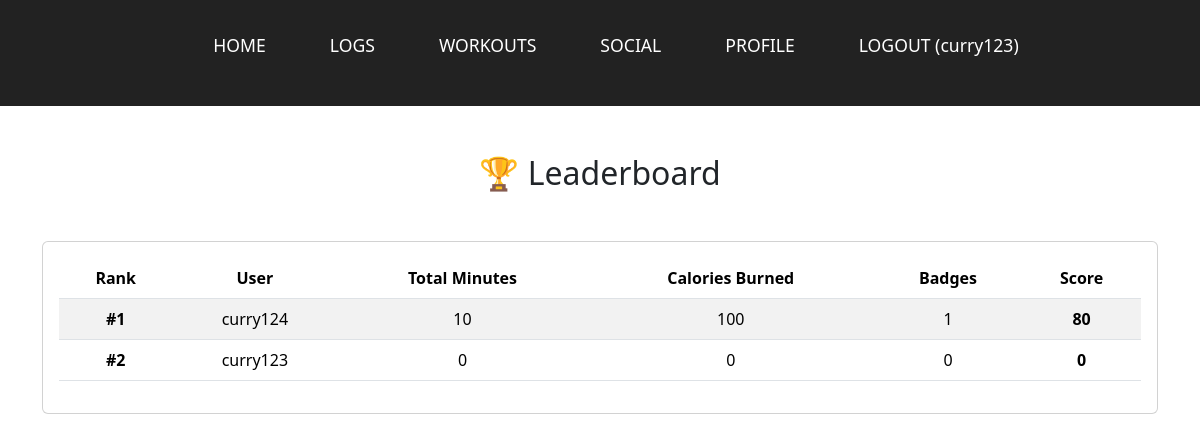
Screenshot of /workoutlogs/leaderboard (signed in) with the database file from the repository.
### accounts/models.py (models this page shows, shortened)
class FitUser(AbstractUser):
    bio = models.TextField(blank=True)
    profile_picture = models.ImageField(upload_to='profiles/', blank=True)
    friends = models.ManyToManyField('self', blank=True, symmetrical=True)
    friend_requests_sent = models.ManyToManyField(
        'self',
        symmetrical=False,
        related_name='friend_requests_received',
        blank=True
    )
    FITNESS_INTEREST_CHOICES = [
        ('yoga', 'Yoga'),
        ('running', 'Running'),
        ('swimming', 'Swimming'),
        ('weightlifting', 'Weightlifting'),
        ('cycling', 'Cycling'),
        ('crossfit', 'CrossFit'),
        ('pilates', 'Pilates'),
        ('hiking', 'Hiking'),
        ('boxing', 'Boxing'),
        ('martial_arts', 'Martial Arts'),
        ('dance', 'Dance Fitness'),
        ('climbing', 'Rock Climbing'),
        ('rowing', 'Rowing'),
        ('triathlon', 'Triathlon'),
        ('gymnastics', 'Gymnastics'),
        ('powerlifting', 'Powerlifting'),
        ('calisthenics', 'Calisthenics'),
        ('skiing', 'Skiing'),
        ('snowboarding', 'Snowboarding'),
        ('surfing', 'Surfing'),
    ]
    interests = models.JSONField(blank=True, default=list)
    generated_workout = models.JSONField(blank=True, null=True, default=None)
    def get_badges(self):
        badges = []
        workout_count = self.workouts.count()
        if workout_count >= 1:
            badges.append('First Workout')
        if workout_count >= 10:
            badges.append('10 Workouts')
        if workout_count >= 50:
            badges.append('50 Workouts')
        if workout_count >= 100:
            badges.append('100 Workouts')
        account_age = now() - self.date_joined
        if account_age >= timedelta(days=30):
            badges.append('1 Month Member')
        if account_age >= timedelta(days=180):
            badges.append('6 Months Member')
        if account_age >= timedelta(days=365):
            badges.append('1 Year Champion')
        return badges

### workoutlogs/views.py (the view)
# urls.py: path('leaderboard', leaderboard_view, name='leaderboard')
@login_required
def leaderboard_view(request):
    users = FitUser.objects.all()
    leaderboard_users = []
    for user in users:
        total_minutes = user.workouts.aggregate(Sum('duration_minutes'))['duration_minutes__sum'] or 0
        calories_burned = user.workouts.aggregate(Sum('calories_burned'))['calories_burned__sum'] or 0
        badges = user.get_badges()
        badge_count = len(badges)
        score = (total_minutes * 1) + (calories_burned * 0.5) + (badge_count * 20)
        leaderboard_users.append({
            'username': user.username,
            'total_minutes': total_minutes,
            'calories_burned': calories_burned,
            'badge_count': badge_count,
            'score': int(score),
        })
    leaderboard_users = sorted(leaderboard_users, key=lambda x: x['score'], reverse=True)
    return render(request, 'workoutlogs/leaderboard.html', {'leaderboard_users': leaderboard_users})

### templates/workoutlogs/leaderboard.html
{% extends 'base.html' %}
{% load static %}
{% block content %}
<div class="container my-5">
    <h2 class="text-center mb-5">🏆 Leaderboard</h2>
    <div class="card">
        <div class="card-body">
            <table class="table table-striped text-center">
                <thead>
                    <tr>
                        <th>Rank</th>
                        <th>User</th>
                        <th>Total Minutes</th>
                        <th>Calories Burned</th>
                        <th>Badges</th>
                        <th>Score</th>
                    </tr>
                </thead>
                <tbody>
                    {% for user in leaderboard_users %}
                    <tr>
                        <td><strong>#{{ forloop.counter }}</strong></td>
                        <td>{{ user.username }}</td>
                        <td>{{ user.total_minutes }}</td>
                        <td>{{ user.calories_burned }}</td>
                        <td>{{ user.badge_count }}</td>
                        <td><strong>{{ user.score }}</strong></td>
                    </tr>
                    {% empty %}
                    <tr>
                        <td colspan="6" class="text-center">No users yet.</td>
                    </tr>
                    {% endfor %}
                </tbody>
            </table>
        </div>
    </div>
</div>
{% endblock %}

### templates/base.html (shortened to what this page needs)
{% load static %}
<!DOCTYPE html>
<html lang="en">
<head>
    <link rel="stylesheet" type="text/css" href="{% static 'css/base.css' %}">
    <link href="https://cdn.jsdelivr.net/npm/bootstrap@5.3.3/dist/css/bootstrap.min.css" rel="stylesheet">
    <link rel="stylesheet" href="https://cdnjs.cloudflare.com/ajax/libs/font-awesome/6.1.1/css/all.min.css">
</head>
<body>
    <div id="navbar">
        <ul>
            <li><a href="{% url 'home' %}">HOME</a></li>
            <li><a href="{% url 'workoutlogs:logs' %}">LOGS</a></li>
            <li><a href="{% url 'workouts:workout_plan_form' %}">WORKOUTS</a></li>
            <li><a href="{% url 'social' %}">SOCIAL</a></li>
            {% if user.is_authenticated %}
            <li><a href="{% url 'accounts:view' user_id=request.user.id %}">PROFILE</a></li>
            <li><a href="{% url 'accounts:logout' %}">LOGOUT  ({{user.username }})</a></li>
            {% else %}
            <li><a href="{% url 'accounts:signup'%}">SIGN UP</a></li>
            <li><a href="{% url 'accounts:login' %}">LOGIN</a></li>
            {% endif%}
        </ul>
    </div>
    {% block content %} {% endblock %}
</body>
</html>

### static/css/base.css (style rules this page uses)
* { margin: 0; padding: 0; box-sizing: border-box; }
body { font-weight: 300; font-family: "Lato", Cambria, Cochin, Georgia, Times, 'Times New Roman', serif; background-color: #f4f4f4; color: #333; }
#navbar { background-color: #222; padding: 2rem 0; }
#navbar ul { list-style-type: none; display: flex; justify-content: center; gap: 2rem; }
#navbar ul li a { color: white; text-decoration: none; font-size: 1.1rem; padding: 0.5rem 1rem; transition: background-color 0.3s ease; border-radius: 5px; }

### rows the page displays
FitUser: username "curry123", username "curry123"
FitUser: username "curry124"

### other values shown
{{ user.total_minutes }} "10" "0"
{{ user.calories_burned }} "100" "0"
{{ user.badge_count }} "1" "0"
{{ user.score }} "80" "0"
